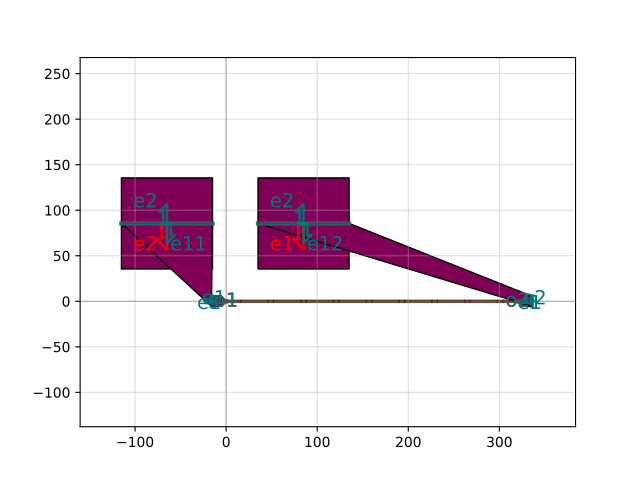

Reproduce this figure in Python.
import gdsfactory as gf

c = gf.components.straight_heater_metal()
cc = gf.routing.add_electrical_pads_top(component=c, spacing=(-150, 30))
cc.plot()
